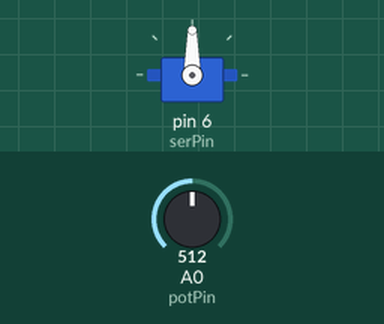
A sketch run on a simulated Arduino Uno, built with avr-gcc and run on an emulated ATmega328P. Parts: servo. The inputs (shaded band) are chosen by the test bench; at power-on: A0 (potPin) = 512.

Above: at 1.2 s.
1.3 s: A0 (potPin) set to 716
At 2.5 s:
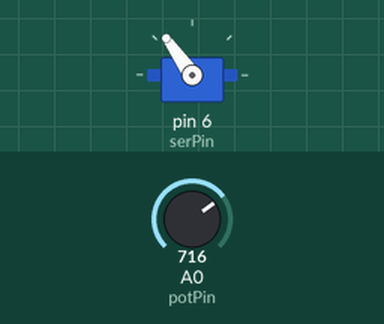
2.8 s: A0 (potPin) set to 900
At 3.6 s:
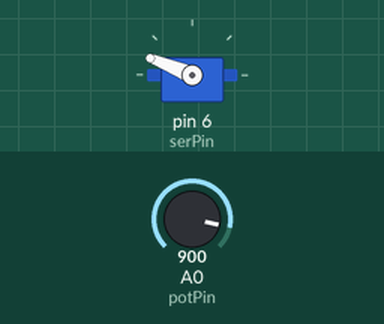
4.3 s: A0 (potPin) set to 1023
At 4.9 s:
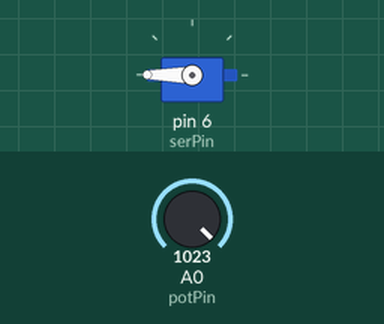
5.8 s: A0 (potPin) set to 306
At 6.2 s:
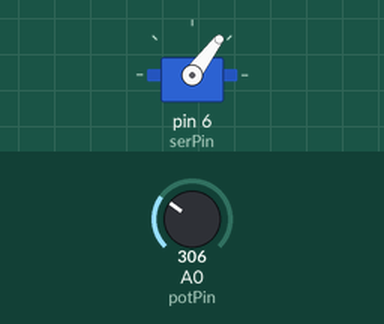
7.3 s: A0 (potPin) set to 122
At 8.3 s:
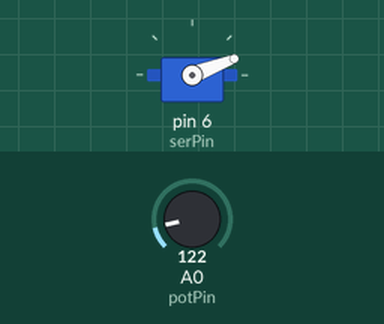
Timing chart, 0 to 9.8 s (numbered marks = the images above; inputs shaded):
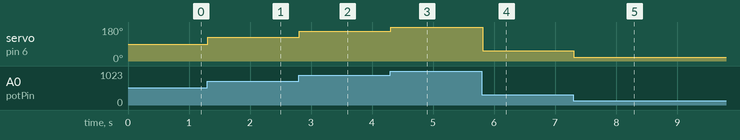

Measured:
- after the input at 1.3 s, servo on pin 6 (serPin): 90° → 125° at once
- after the input at 2.8 s, servo on pin 6 (serPin): 125° → 158° at once
- after the input at 4.3 s, servo on pin 6 (serPin): 158° → 180° at once
- after the input at 5.8 s, servo on pin 6 (serPin): 180° → 53° at once
- after the input at 7.3 s, servo on pin 6 (serPin): 53° → 21° at once

The sketch:

Potentiometer___Servo.ino
```cpp
#include <Servo.h>

Servo servo;

#define potPin A0
#define serPin 6

int potVal;

void setup() {
  // put your setup code here, to run once:
  servo.attach(serPin);
}

void loop() {
  // put your main code here, to run repeatedly:
  potVal = analogRead(potPin);
  potVal = map(potVal, 0, 1023, 0, 180);
  servo.write(potVal);
  delay(10);
}
```
